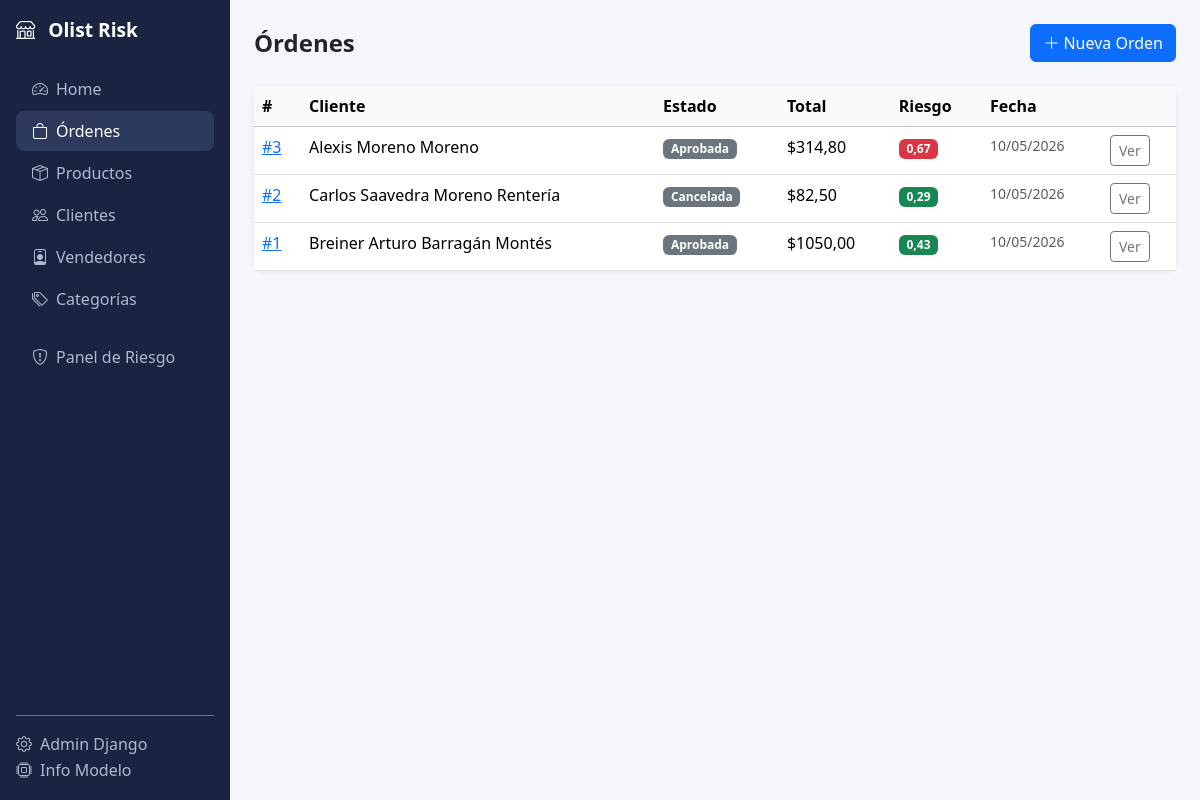
The app's page /ordenes/, older data.
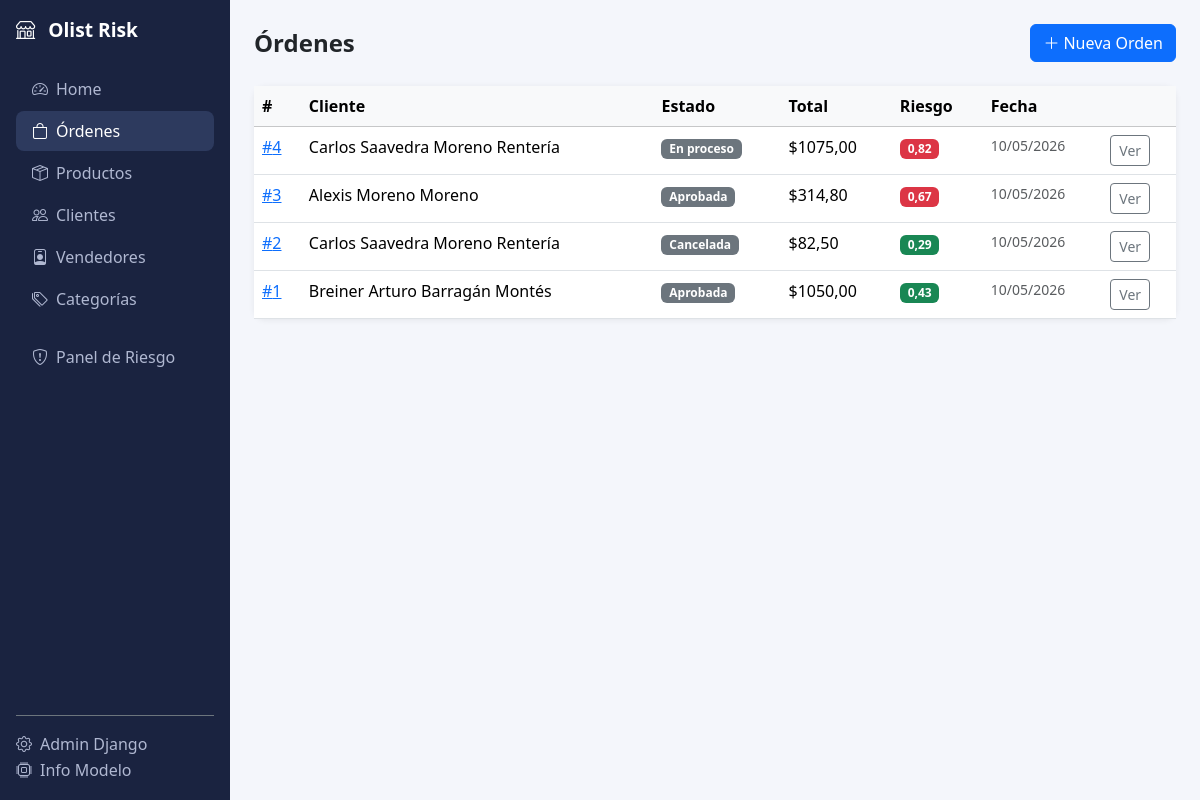
The same page, newer data.
### marketplace/models.py (models this page shows, shortened)
class Order(models.Model):
    class Status(models.TextChoices):
        PENDING    = "pending",    "Pendiente"
        APPROVED   = "approved",   "Aprobada"
        PROCESSING = "processing", "En proceso"
        SHIPPED    = "shipped",    "Enviada"
        DELIVERED  = "delivered",  "Entregada"
        CANCELLED  = "cancelled",  "Cancelada"
    customer           = models.ForeignKey(Customer, on_delete=models.PROTECT, related_name="orders", verbose_name="Cliente")
    status             = models.CharField(max_length=20, choices=Status.choices, default=Status.PENDING)
    purchase_timestamp = models.DateTimeField(default=timezone.now)
    approved_at        = models.DateTimeField(null=True, blank=True)
    estimated_delivery = models.DateField(null=True, blank=True, verbose_name="Entrega estimada")
    delivered_at       = models.DateTimeField(null=True, blank=True)
    total_items    = models.PositiveIntegerField(default=0)
    total_price    = models.DecimalField(max_digits=14, decimal_places=2, default=0)
    total_freight  = models.DecimalField(max_digits=12, decimal_places=2, default=0)
    unique_sellers = models.PositiveIntegerField(default=0)
    same_state     = models.BooleanField(default=False)
    month_sin   = models.FloatField(default=0.0)
    month_cos   = models.FloatField(default=0.0)
    weekday_sin = models.FloatField(default=0.0)
    weekday_cos = models.FloatField(default=0.0)
    approval_delay_log     = models.FloatField(default=0.0)
    estimated_delivery_log = models.FloatField(default=0.0)
    created_at = models.DateTimeField(auto_now_add=True)
    updated_at = models.DateTimeField(auto_now=True)
    class Meta:
        verbose_name        = "Orden"
        verbose_name_plural = "Órdenes"
        ordering            = ["-purchase_timestamp"]

class Customer(models.Model):
    name             = models.CharField(max_length=200, verbose_name="Nombre")
    email            = models.EmailField(unique=True)
    customer_state   = models.CharField(max_length=3, choices=ESTADOS_CO, blank=True, verbose_name="Departamento")
    phone            = models.CharField(max_length=20, blank=True)
    created_at       = models.DateTimeField(auto_now_add=True)
    class Meta:
        verbose_name        = "Cliente"
        verbose_name_plural = "Clientes"

class RiskPrediction(models.Model):
    order            = models.OneToOneField(Order, on_delete=models.CASCADE, related_name="risk_prediction")
    risk_probability = models.FloatField()
    risk_label       = models.BooleanField()
    threshold_used   = models.FloatField(default=0.45)
    model_version    = models.CharField(max_length=20, default="1.0.0")
    features_snapshot = models.JSONField(default=dict, blank=True)
    predicted_at     = models.DateTimeField(auto_now_add=True)
    class Meta:
        verbose_name        = "Predicción de Riesgo"
        verbose_name_plural = "Predicciones de Riesgo"

### marketplace/views.py (the view)
# urls.py: path("ordenes/",                      views.order_list,          name="order_list"),
def order_list(request):
    orders = (
        Order.objects
        .select_related("customer")
        .prefetch_related("risk_prediction")
        .order_by("-purchase_timestamp")
    )
    return render(request, "marketplace/order_list.html", {"orders": orders})

### marketplace/templates/marketplace/order_list.html (shortened to what this page needs)
{% extends "marketplace/base.html" %}
{% block content %}
<div class="d-flex justify-content-between align-items-center mb-4">
  <h4 class="fw-bold mb-0">Órdenes</h4>
  <a href="{% url 'marketplace:order_create' %}" class="btn btn-primary"><i class="bi bi-plus-lg me-1"></i>Nueva Orden</a>
</div>
<div class="card">
  <table class="table table-hover mb-0">
    <thead class="table-light">
      <tr><th>#</th><th>Cliente</th><th>Estado</th><th>Total</th><th>Riesgo</th><th>Fecha</th><th></th></tr>
    </thead>
    <tbody>
      {% for o in orders %}
      <tr>
        <td><a href="{% url 'marketplace:order_detail' o.pk %}">#{{ o.pk }}</a></td>
        <td>{{ o.customer.name }}</td>
        <td><span class="badge bg-secondary">{{ o.get_status_display }}</span></td>
        <td>${{ o.total_price }}</td>
        <td>
          {% if o.risk_prediction %}
            {% with p=o.risk_prediction.risk_probability %}
            <span class="badge {% if p >= 0.65 %}bg-danger{% elif p >= 0.45 %}bg-warning text-dark{% else %}bg-success{% endif %}">
              {{ p|floatformat:2 }}
            </span>
            {% endwith %}
          {% else %}
            <span class="text-muted small">—</span>
          {% endif %}
        </td>
        <td class="text-muted small">{{ o.purchase_timestamp|date:"d/m/Y" }}</td>
        <td><a href="{% url 'marketplace:order_detail' o.pk %}" class="btn btn-sm btn-outline-secondary">Ver</a></td>
      </tr>
      {% empty %}
      <tr><td colspan="7" class="text-center text-muted py-4">No hay órdenes aún.</td></tr>
      {% endfor %}
    </tbody>
  </table>
</div>
{% endblock %}

Row changes from the older to the newer data that the page shows:
added Order: pk "4", customer.name "Carlos Saavedra Moreno Rentería", status "En proceso", total_price "1075,00", risk_prediction.risk_probability "0,82", purchase_timestamp "10/05/2026"
